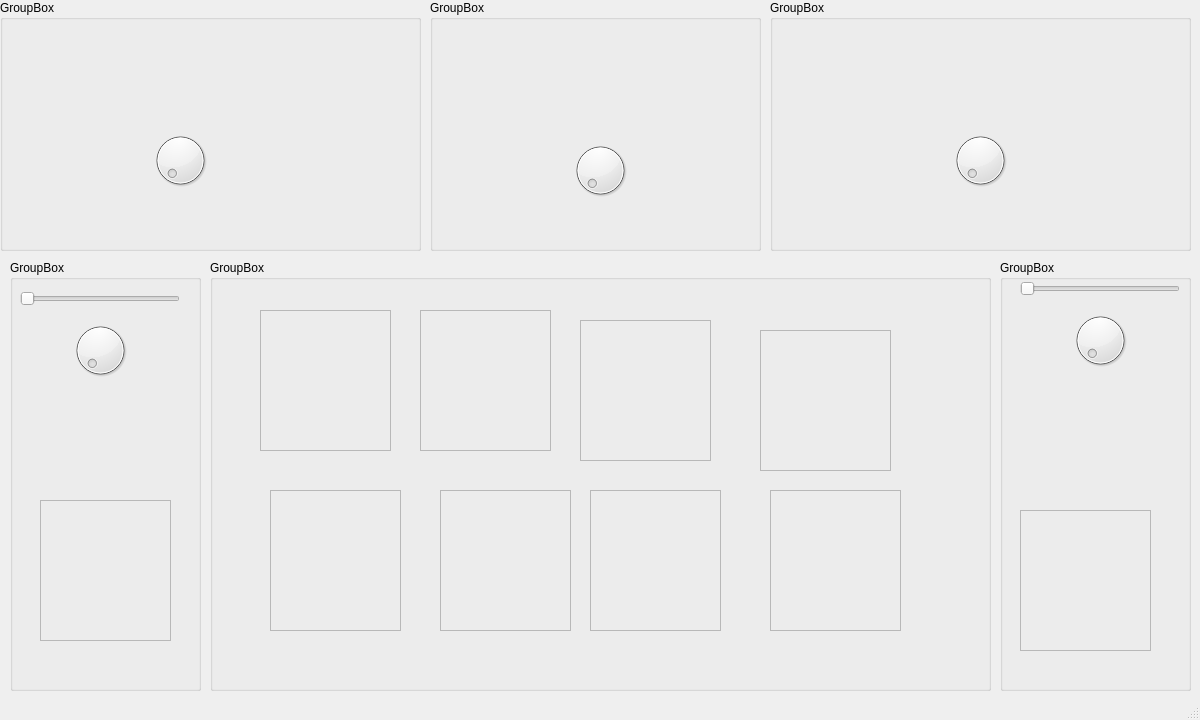
<?xml version="1.0" encoding="UTF-8"?>
<ui version="4.0">
 <class>MainWindow</class>
 <widget class="QMainWindow" name="MainWindow">
  <property name="geometry">
   <rect>
    <x>0</x>
    <y>0</y>
    <width>1200</width>
    <height>720</height>
   </rect>
  </property>
  <property name="windowTitle">
   <string>MainWindow</string>
  </property>
  <widget class="QWidget" name="centralwidget">
   <widget class="QGroupBox" name="groupBox">
    <property name="geometry">
     <rect>
      <x>430</x>
      <y>0</y>
      <width>331</width>
      <height>251</height>
     </rect>
    </property>
    <property name="title">
     <string>GroupBox</string>
    </property>
    <widget class="QDial" name="dial_4">
     <property name="geometry">
      <rect>
       <x>140</x>
       <y>140</y>
       <width>60</width>
       <height>60</height>
      </rect>
     </property>
    </widget>
   </widget>
   <widget class="QGroupBox" name="groupBox_3">
    <property name="geometry">
     <rect>
      <x>770</x>
      <y>0</y>
      <width>421</width>
      <height>251</height>
     </rect>
    </property>
    <property name="title">
     <string>GroupBox</string>
    </property>
    <widget class="QDial" name="dial_3">
     <property name="geometry">
      <rect>
       <x>180</x>
       <y>130</y>
       <width>60</width>
       <height>60</height>
      </rect>
     </property>
    </widget>
   </widget>
   <widget class="QGroupBox" name="groupBox_4">
    <property name="geometry">
     <rect>
      <x>0</x>
      <y>0</y>
      <width>421</width>
      <height>251</height>
     </rect>
    </property>
    <property name="title">
     <string>GroupBox</string>
    </property>
    <widget class="QDial" name="dial_5">
     <property name="geometry">
      <rect>
       <x>150</x>
       <y>130</y>
       <width>60</width>
       <height>60</height>
      </rect>
     </property>
    </widget>
   </widget>
   <widget class="QGroupBox" name="groupBox_2">
    <property name="geometry">
     <rect>
      <x>210</x>
      <y>260</y>
      <width>781</width>
      <height>431</height>
     </rect>
    </property>
    <property name="title">
     <string>GroupBox</string>
    </property>
    <widget class="QFrame" name="frame_3">
     <property name="geometry">
      <rect>
       <x>50</x>
       <y>50</y>
       <width>131</width>
       <height>141</height>
      </rect>
     </property>
     <property name="frameShape">
      <enum>QFrame::Shape::StyledPanel</enum>
     </property>
     <property name="frameShadow">
      <enum>QFrame::Shadow::Raised</enum>
     </property>
    </widget>
    <widget class="QFrame" name="frame_4">
     <property name="geometry">
      <rect>
       <x>210</x>
       <y>50</y>
       <width>131</width>
       <height>141</height>
      </rect>
     </property>
     <property name="frameShape">
      <enum>QFrame::Shape::StyledPanel</enum>
     </property>
     <property name="frameShadow">
      <enum>QFrame::Shadow::Raised</enum>
     </property>
    </widget>
    <widget class="QFrame" name="frame_5">
     <property name="geometry">
      <rect>
       <x>370</x>
       <y>60</y>
       <width>131</width>
       <height>141</height>
      </rect>
     </property>
     <property name="frameShape">
      <enum>QFrame::Shape::StyledPanel</enum>
     </property>
     <property name="frameShadow">
      <enum>QFrame::Shadow::Raised</enum>
     </property>
    </widget>
    <widget class="QFrame" name="frame_6">
     <property name="geometry">
      <rect>
       <x>550</x>
       <y>70</y>
       <width>131</width>
       <height>141</height>
      </rect>
     </property>
     <property name="frameShape">
      <enum>QFrame::Shape::StyledPanel</enum>
     </property>
     <property name="frameShadow">
      <enum>QFrame::Shadow::Raised</enum>
     </property>
    </widget>
    <widget class="QFrame" name="frame_7">
     <property name="geometry">
      <rect>
       <x>60</x>
       <y>230</y>
       <width>131</width>
       <height>141</height>
      </rect>
     </property>
     <property name="frameShape">
      <enum>QFrame::Shape::StyledPanel</enum>
     </property>
     <property name="frameShadow">
      <enum>QFrame::Shadow::Raised</enum>
     </property>
    </widget>
    <widget class="QFrame" name="frame_8">
     <property name="geometry">
      <rect>
       <x>230</x>
       <y>230</y>
       <width>131</width>
       <height>141</height>
      </rect>
     </property>
     <property name="frameShape">
      <enum>QFrame::Shape::StyledPanel</enum>
     </property>
     <property name="frameShadow">
      <enum>QFrame::Shadow::Raised</enum>
     </property>
    </widget>
    <widget class="QFrame" name="frame_9">
     <property name="geometry">
      <rect>
       <x>380</x>
       <y>230</y>
       <width>131</width>
       <height>141</height>
      </rect>
     </property>
     <property name="frameShape">
      <enum>QFrame::Shape::StyledPanel</enum>
     </property>
     <property name="frameShadow">
      <enum>QFrame::Shadow::Raised</enum>
     </property>
    </widget>
    <widget class="QFrame" name="frame_10">
     <property name="geometry">
      <rect>
       <x>560</x>
       <y>230</y>
       <width>131</width>
       <height>141</height>
      </rect>
     </property>
     <property name="frameShape">
      <enum>QFrame::Shape::StyledPanel</enum>
     </property>
     <property name="frameShadow">
      <enum>QFrame::Shadow::Raised</enum>
     </property>
    </widget>
   </widget>
   <widget class="QGroupBox" name="groupBox_5">
    <property name="geometry">
     <rect>
      <x>10</x>
      <y>260</y>
      <width>191</width>
      <height>431</height>
     </rect>
    </property>
    <property name="title">
     <string>GroupBox</string>
    </property>
    <widget class="QDial" name="dial">
     <property name="geometry">
      <rect>
       <x>60</x>
       <y>60</y>
       <width>60</width>
       <height>60</height>
      </rect>
     </property>
    </widget>
    <widget class="QFrame" name="frame">
     <property name="geometry">
      <rect>
       <x>30</x>
       <y>240</y>
       <width>131</width>
       <height>141</height>
      </rect>
     </property>
     <property name="frameShape">
      <enum>QFrame::Shape::StyledPanel</enum>
     </property>
     <property name="frameShadow">
      <enum>QFrame::Shadow::Raised</enum>
     </property>
    </widget>
    <widget class="QSlider" name="horizontalSlider">
     <property name="geometry">
      <rect>
       <x>10</x>
       <y>30</y>
       <width>160</width>
       <height>18</height>
      </rect>
     </property>
     <property name="orientation">
      <enum>Qt::Orientation::Horizontal</enum>
     </property>
    </widget>
   </widget>
   <widget class="QGroupBox" name="groupBox_6">
    <property name="geometry">
     <rect>
      <x>1000</x>
      <y>260</y>
      <width>191</width>
      <height>431</height>
     </rect>
    </property>
    <property name="title">
     <string>GroupBox</string>
    </property>
    <widget class="QDial" name="dial_2">
     <property name="geometry">
      <rect>
       <x>70</x>
       <y>50</y>
       <width>60</width>
       <height>60</height>
      </rect>
     </property>
    </widget>
    <widget class="QSlider" name="horizontalSlider_2">
     <property name="geometry">
      <rect>
       <x>20</x>
       <y>20</y>
       <width>160</width>
       <height>18</height>
      </rect>
     </property>
     <property name="orientation">
      <enum>Qt::Orientation::Horizontal</enum>
     </property>
    </widget>
    <widget class="QFrame" name="frame_2">
     <property name="geometry">
      <rect>
       <x>20</x>
       <y>250</y>
       <width>131</width>
       <height>141</height>
      </rect>
     </property>
     <property name="frameShape">
      <enum>QFrame::Shape::StyledPanel</enum>
     </property>
     <property name="frameShadow">
      <enum>QFrame::Shadow::Raised</enum>
     </property>
    </widget>
   </widget>
  </widget>
  <widget class="QStatusBar" name="statusbar"/>
 </widget>
 <resources/>
 <connections/>
</ui>
